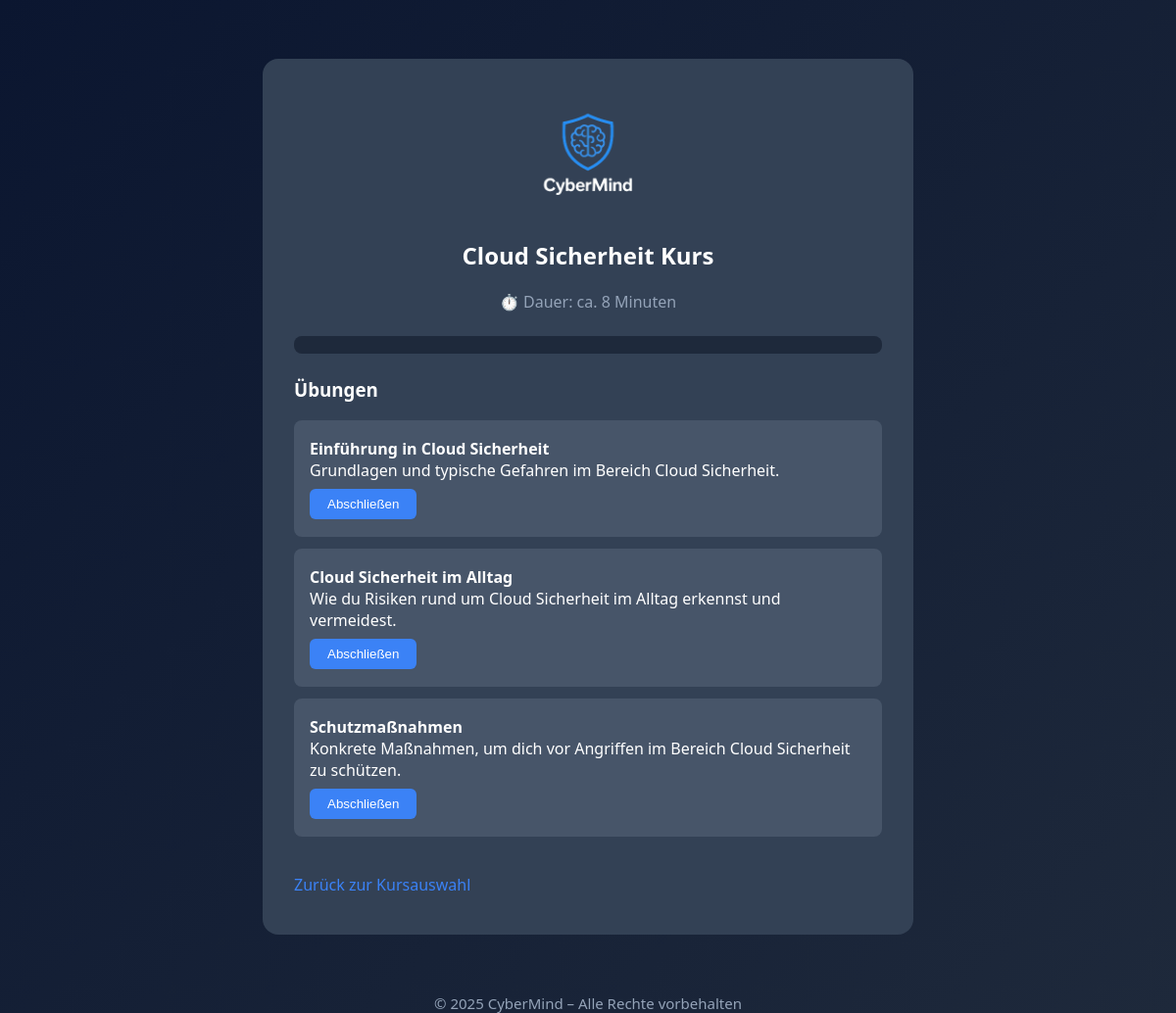
Page /cloud_security_course.php (signed in) on the committed database.
### tables this page shows
CREATE TABLE cloud_security_exercises (
    id INT AUTO_INCREMENT PRIMARY KEY,
    title VARCHAR(200) NOT NULL,
    content TEXT NOT NULL
);

### cloud_security_course.php (the view, shortened to what this page needs)
<?php
include 'db.php';
$sql = "SELECT id, plan, created_at FROM users WHERE username=?";
$stmt = $conn->prepare($sql);
$stmt->bind_param("s", $_SESSION['username']);
$stmt->execute();
$result = $stmt->get_result();
$user = $result->fetch_assoc();
$user_id = $user['id'];
$course_duration = 8;
$sql = "SELECT * FROM cloud_security_exercises";
$result = $conn->query($sql);
$exercises = [];
while ($exercise = $result->fetch_assoc()) {
    $sql2 = "SELECT completed FROM cloud_security_exercise_user WHERE user_id=? AND exercise_id=?";
    $stmt2 = $conn->prepare($sql2);
    $stmt2->bind_param("ii", $user_id, $exercise['id']);
    $stmt2->execute();
    $res2 = $stmt2->get_result();
    $done = ($res2->fetch_assoc()['completed'] ?? 0);
    $exercise['done'] = $done;
    $exercises[] = $exercise;
}
?>
<!DOCTYPE html>
<html lang="de">
<head>
</head>
<body>
<div class="center-box">
<img class="logo" src="Logo_no_background.png" alt="CyberMind Logo">
<h2>Cloud Sicherheit Kurs</h2>
<div class="duration">⏱️ Dauer: ca. <?php echo $course_duration; ?> Minuten</div>
<div class="progress-bar"><div class="progress" id="progress"></div></div>
<h3>Übungen</h3>
<ul class="exercise-list" id="exerciseList">
<?php foreach ($exercises as $ex): ?>
<li data-id="<?php echo $ex['id']; ?>">
<b><?php echo htmlspecialchars($ex['title']); ?></b><br>
<span><?php echo htmlspecialchars($ex['content']); ?></span>
<?php if ($ex['done']): ?>
<span class="done">✔ Abgeschlossen</span>
<?php else: ?>
<form method="POST" class="exerciseForm" style="margin-top:8px;">
<button type="submit">Abschließen</button>
</form>
<?php endif; ?>
</li>
<?php endforeach; ?>
</ul>
<br><a href="exercises.php">Zurück zur Kursauswahl</a>
</div>
<footer>© 2025 CyberMind – Alle Rechte vorbehalten</footer>
</body>
</html>

### rows in the picture
cloud_security_exercises: title "Einführung in Cloud Sicherheit", content "Grundlagen und typische Gefahren im Bereich Cloud Sicherheit."
cloud_security_exercises: title "Cloud Sicherheit im Alltag", content "Wie du Risiken rund um Cloud Sicherheit im Alltag erkennst und vermeidest."
cloud_security_exercises: title "Schutzmaßnahmen", content "Konkrete Maßnahmen, um dich vor Angriffen im Bereich Cloud Sicherheit zu schützen."

### other values in the picture
$course_duration "8"
